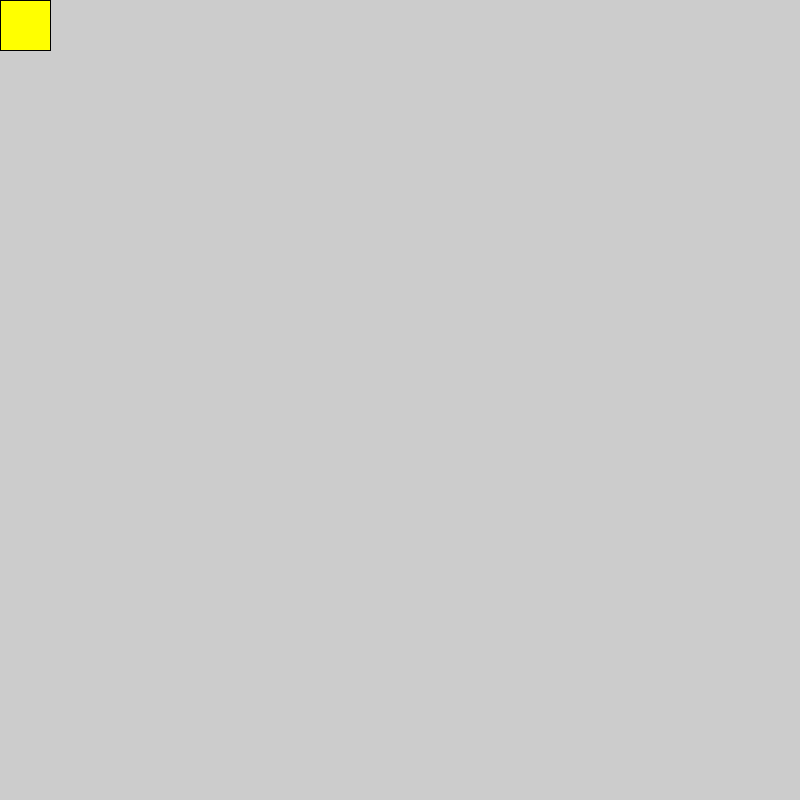
Frame 1 (no input)
Frame 60 (the mouse pressed at the canvas centre just before this capture): identical to frame 1, image omitted
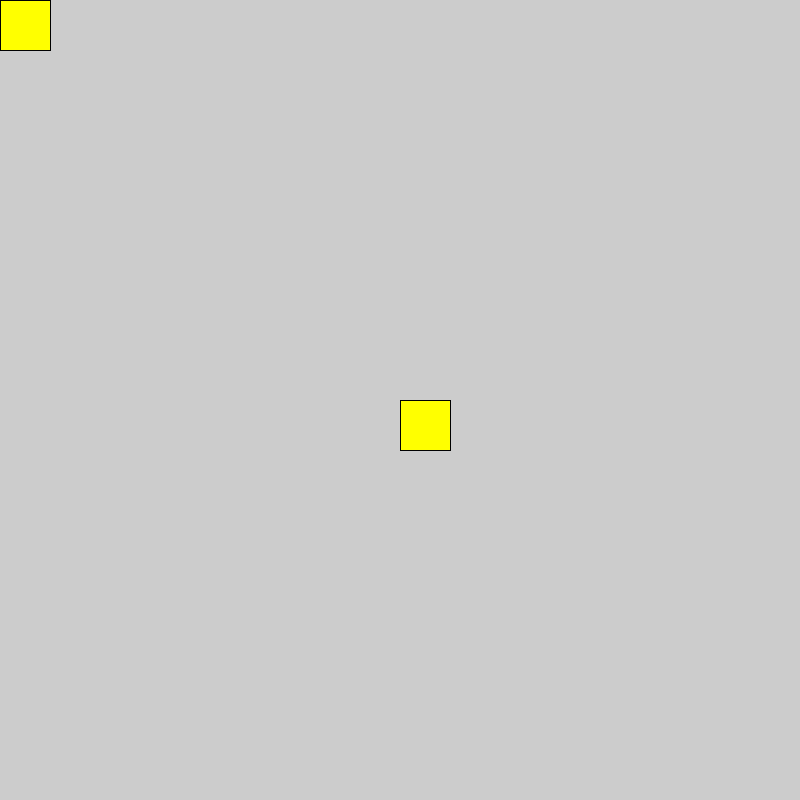
Frame 120 (the mouse held since frame 60 and released just before this capture)

The Processing sketch that drew these frames (run headless with seeded random() and noise(); from frame 60 on, the mouse is pressed at the canvas centre):

// Processing sketch: cours_07_variable
// ── cours_07_variable.pde

//decimal number
float bob=0.6;
float pat=-0.323232;
//integuer number
int bob1=9;
int bob2=10;
//String of caractère
String bob3="image.png";
//
char bob4='a';
//
boolean bob5=true;

PFont unetypo;
PImage uneimage;
PShape unsvg;
PVector unvecteur;

void setup(){
  size(800,800);
}


void draw(){
  if(mouseX>width/2){
    fill(255,0,0);
  }else{
    fill(255,255,0);
  }
  rect(mouseX,mouseY,50,50);
}
